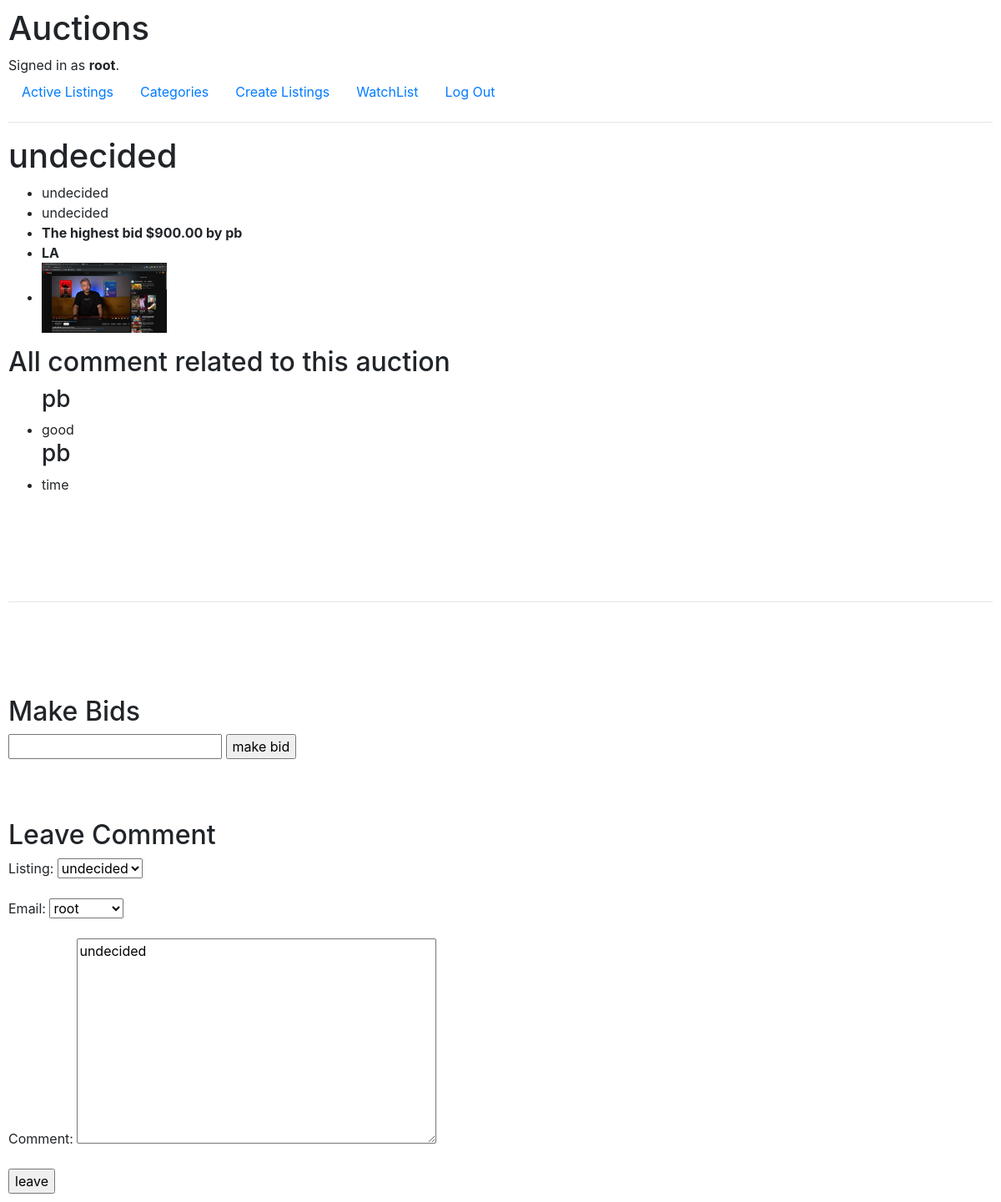
/detail/undecided/ (signed in), run on an earlier commit of the app's database.
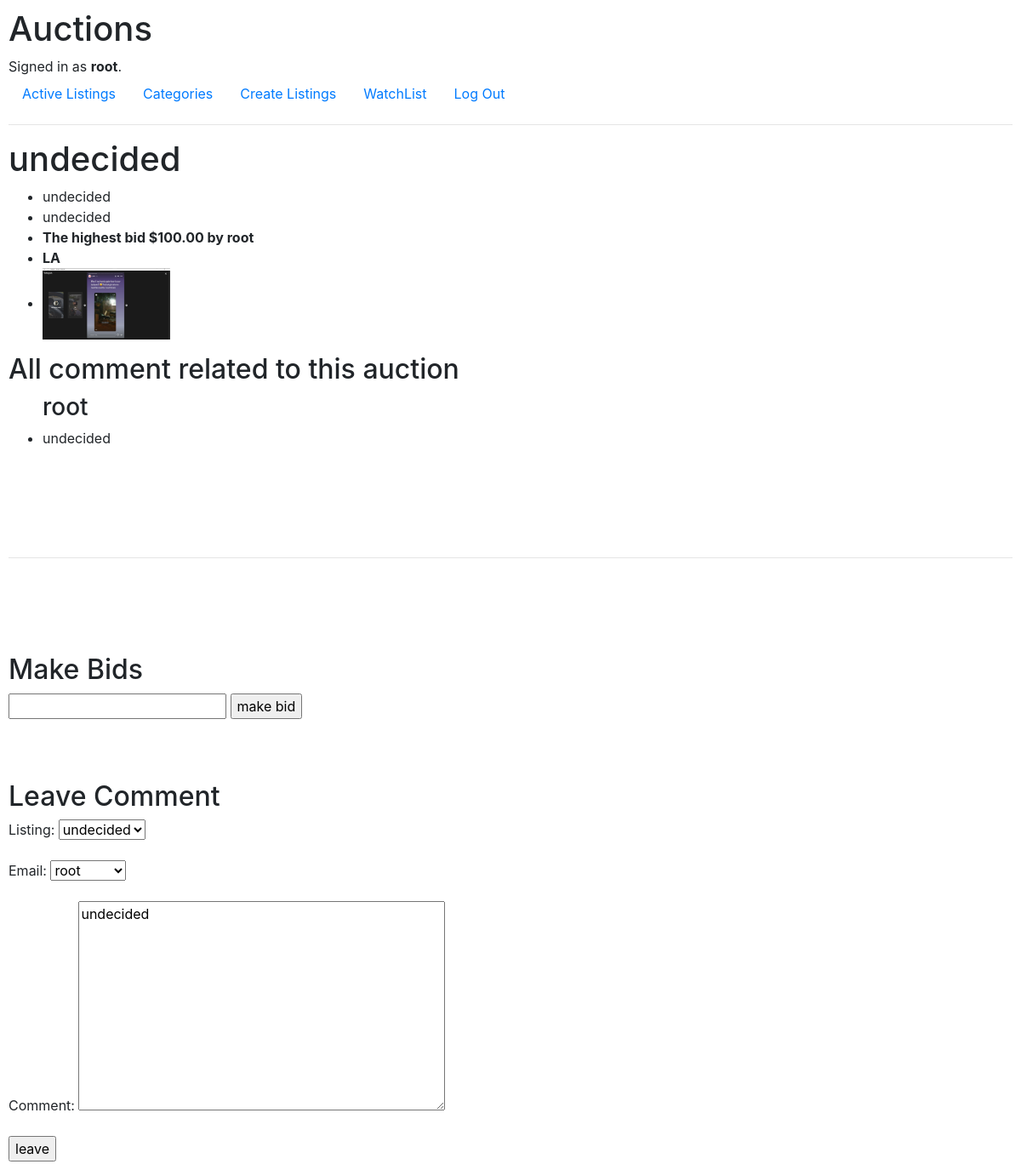
And on a later commit of the database.
### auctions/models.py (models this page shows, shortened)
class Listings(models.Model):
    title = models.CharField(max_length=255, unique=True, default="undecided")
    description = models.TextField(max_length=900, default="undecided")
    initialBids = models.DecimalField(max_digits=1_000_000, decimal_places=2)
    category = models.CharField(choices=TYPES_AUCTIONS_TUPLE, default=TYPES_AUCTIONS_TUPLE[0], max_length=255)
    image = models.ImageField(upload_to=f"{BASE_DIR}/images")
    user = models.ForeignKey("User", to_field="username", related_name="listingUser", on_delete=models.CASCADE)
    winner = models.ForeignKey("User", to_field="email", on_delete=models.CASCADE, related_name="winner", blank=True, null=True)
    class Meta:
        ordering = ["initialBids", "title"]
    def __str__(self):
        return str(self.title)

class Bid(models.Model):
    listing = models.ForeignKey("Listings", on_delete=models.CASCADE, related_name="bids", to_field="title")
    user = models.ForeignKey("User", on_delete=models.CASCADE)
    amount = models.DecimalField(max_digits=1_000_000, decimal_places=2)

class User(AbstractUser):
    email = models.CharField(max_length=255, default="example@gmail.com", unique=True)

class Comments(models.Model):
    listing = models.ForeignKey("Listings", on_delete=models.CASCADE, related_name="commentsItem", to_field="title")
    email = models.ForeignKey("User", on_delete=models.CASCADE, to_field="email")
    comment = models.TextField(default="undecided")
    class Meta:
        ordering = ["email"]
    def __str__(self):
        return str(self.email)

### auctions/views.py (the view)
# urls.py: path("detail/<auctionObject>/", views.get_details, name="detail"),
def get_details(request, auctionObject: str):
    try:
        listing = Listings.objects.get(title=auctionObject)
        bids = listing.bids.filter(listing=listing).first()
        comments = Comments.objects.filter(listing=listing)
        userEmail = request.user.email
        listingTitle = listing.title
        print(comments)
    except ObjectDoesNotExist:
        message = "Could not find a bid for this element"
        return render(request, "auctions/message.html", {
            "message": message
        })
    except IndexError:
        return HttpResponseRedirect("/")
    else:
        return render(request, DETAIL_LISTING_PAGE, {"content": listing,
                                                     "bids": bids or "it was by default",
                                                     "form": LeaveComment(email=userEmail, listing=listingTitle),
                                                     "comments": comments
                                                     })

### auctions/form.py
class LeaveComment(forms.ModelForm):
    def __init__(self, email: str = None, listing: str = None, *args, **kwargs):
        super().__init__(*args, **kwargs)
        self.fields["email"].initial = email
        self.fields["listing"].initial = listing
    class Meta:
        model = Comments
        fields = (
            "listing",
            "email",
            "comment"
        )

### auctions/templates/auctions/detail.html (shortened to what this page needs)
{% extends 'auctions/layout.html' %}
{% block body %}
        <h1>
            {{ content.title }}
        </h1>
        <ul>
            <li>
                {{ content.title }}
            </li>
            <li>
                {{ content.description }}
            </li>
            <li>
                <strong>
                    The highest bid ${{ content.initialBids }} by
                        {% if bids.user %}
                            {{ bids.user }}
                        {% else %}
                            {{ bids }}
                        {% endif %}
                </strong>
            </li>
            <li>
                <strong>
                    {{ content.category }}
                </strong>
            </li>
            <li>
                <img src="{{ content.image.url }}" width="150px">
            </li>
        </ul>
        <h2>
            {% if comments %}
            All comment related to this auction
            {% else %}
            No comments
            {% endif %}
        </h2>
        <ul>
            {% for comment in comments %}
                <h3>
                    {{ comment.email }}
                </h3>
                <li>
                    {{ comment.comment }}
                </li>
            {% endfor %}
        </ul>
        <br><br><br><br>
        <hr>
        <br><br><br><br>
        <h2>
            Make Bids
        </h2>
        <form action="{% url 'make-bid' content.title%}" method="post">
            <input type="number" name="bidAmount">
            <input type="submit" value="make bid">
        </form>
        <br>
        <br>
        <br>
        <h2>
            Leave Comment
        </h2>
        <form action="{% url 'add-comment' content.title%}" method="post">
            {{ form.as_p }}
            <input type="submit" value="leave">
        </form>
{% endblock %}

What changed in the data, as far as the page shows it:
removed Bid: user "pb"
removed Comments: email "pb", comment "good"
removed Comments: email "pb", comment "time"
changed Listings "undecided": initialBids "900.00" → "100.00"; image: a different picture
now on this page (row edited): Bid: user "root"
added Comments: email "root", comment "undecided"
